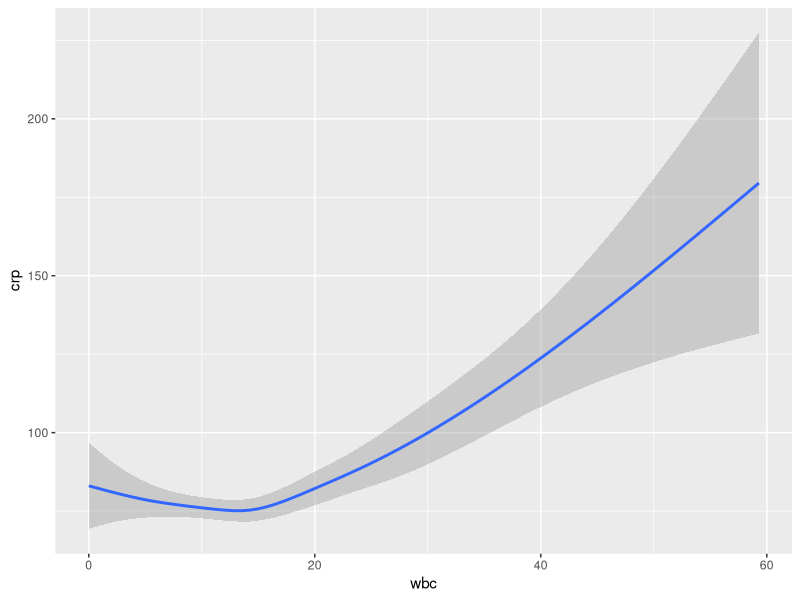
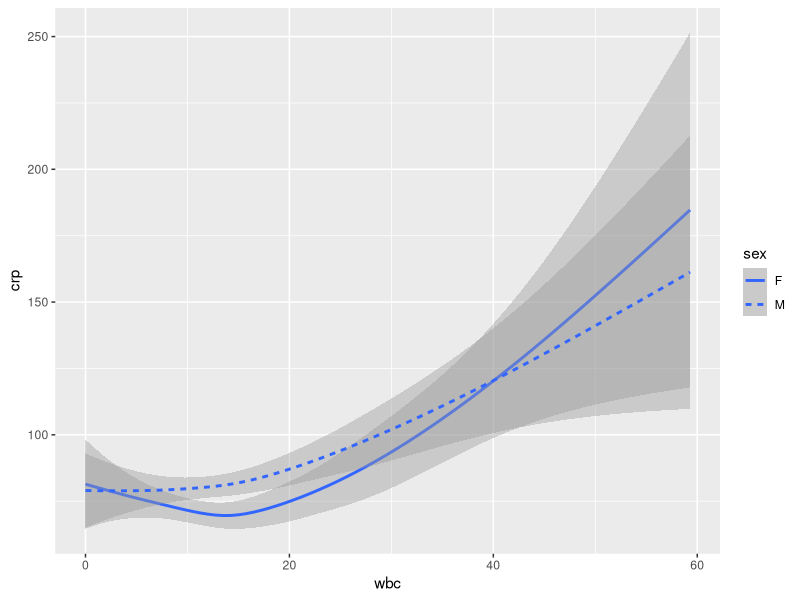
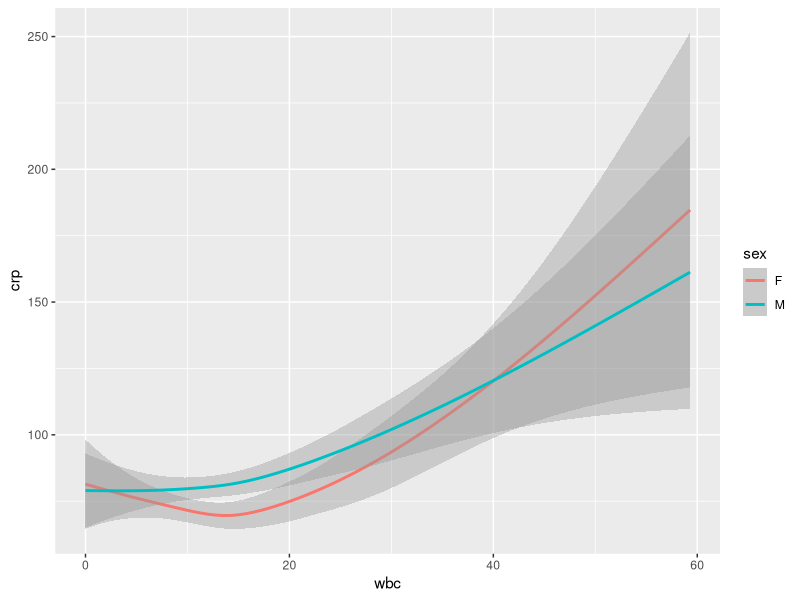
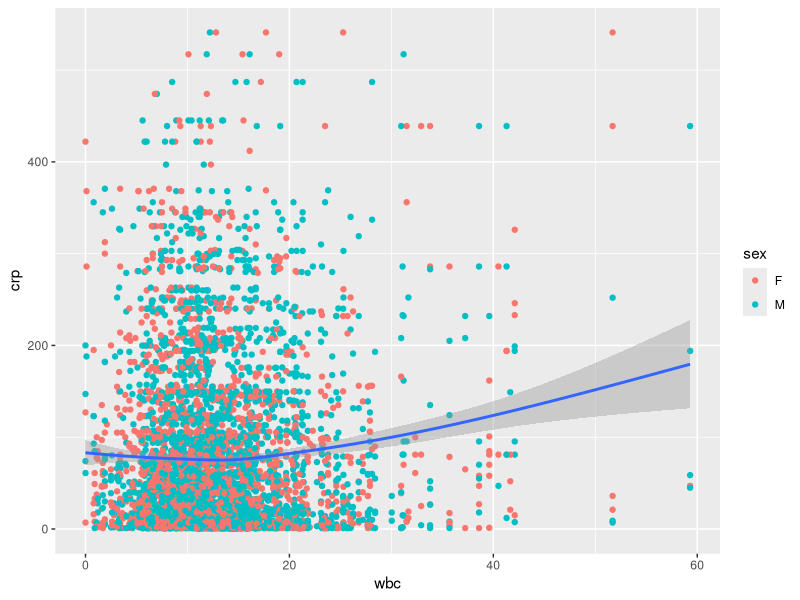
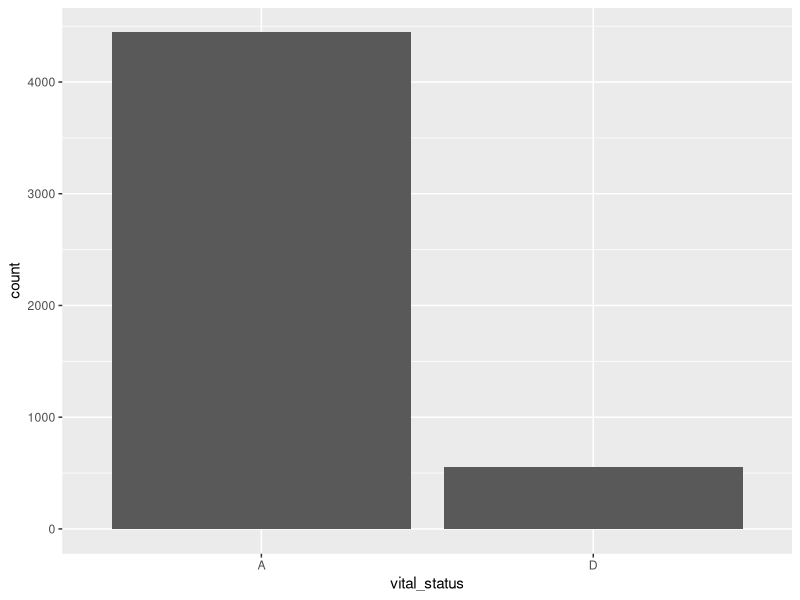
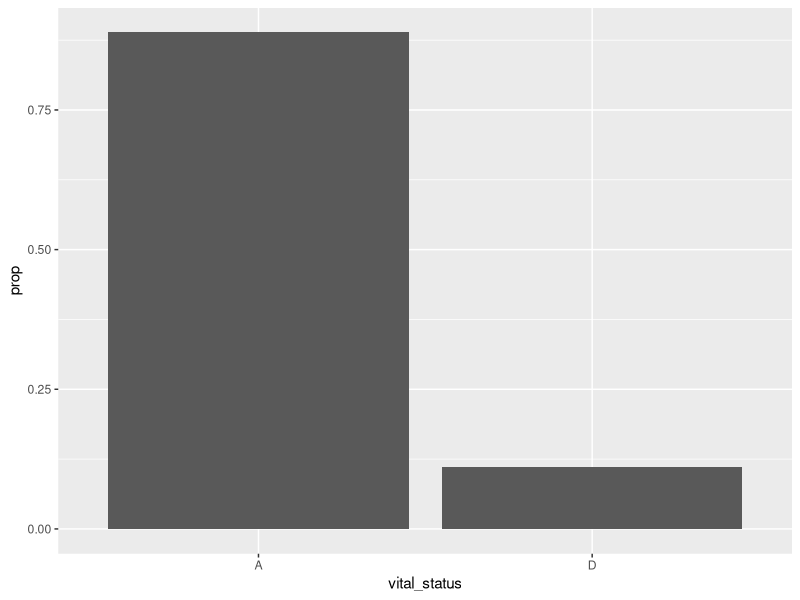
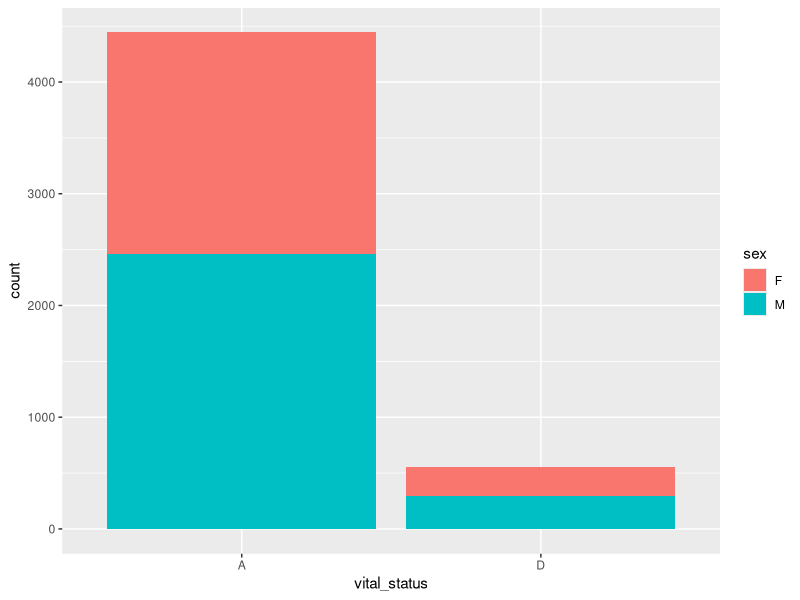
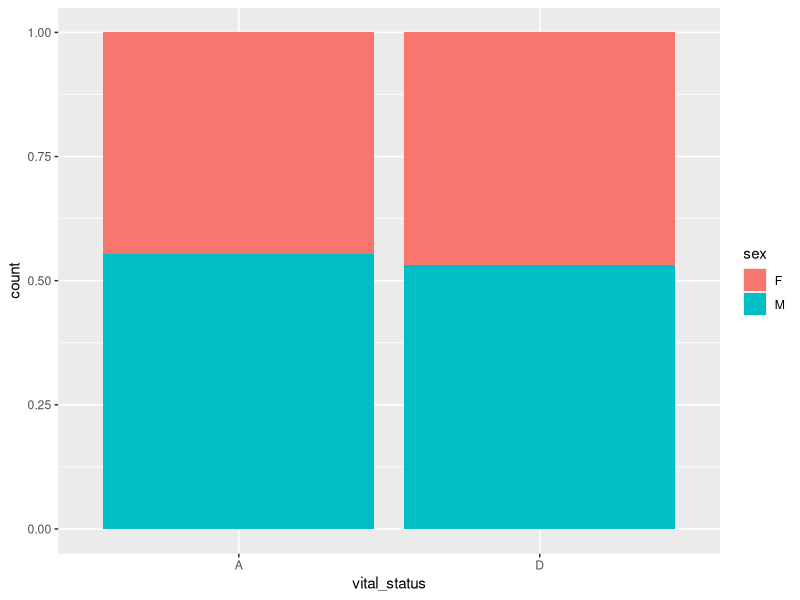

Source code (R) for these figures, in order:
## ---- chunk 1
# We will need this data later.
library(tidyverse)
library(lubridate)
library(ggplot2)
cchic <- read_csv("../data/clean_CCHIC.csv")
## ---- chunk 2
ggplot(data = cchic) +
  geom_smooth(mapping = aes(x = wbc, y = crp))
## ---- chunk 3
ggplot(data = cchic) +
  geom_smooth(mapping = aes(x = wbc, y = crp, linetype = sex))
## ---- chunk 4
ggplot(data = cchic) +
  geom_smooth(mapping = aes(x = wbc, y = crp, colour = sex))
## ---- chunk 5
ggplot(data = cchic) +
  geom_point(mapping = aes(x = wbc, y = crp, colour = sex)) +
  geom_smooth(mapping = aes(x = wbc, y = crp))
## ---- chunk 6
ggplot(data = cchic) +
  geom_bar(mapping = aes(x = vital_status))

## ---- chunk 7
ggplot(data = cchic) +
  geom_bar(mapping = aes(x = vital_status, y = ..prop.., group = 1))
## ---- chunk 8
ggplot(data = cchic) +
  geom_bar(mapping = aes(x = vital_status, fill = sex))
## ---- chunk 9
ggplot(data = cchic) +
  geom_bar(mapping = aes(x = vital_status, fill = sex), position = "fill")
## ---- chunk 10
ggplot(data = cchic) +
  geom_bar(mapping = aes(x = vital_status, fill = sex), position = "fill")
